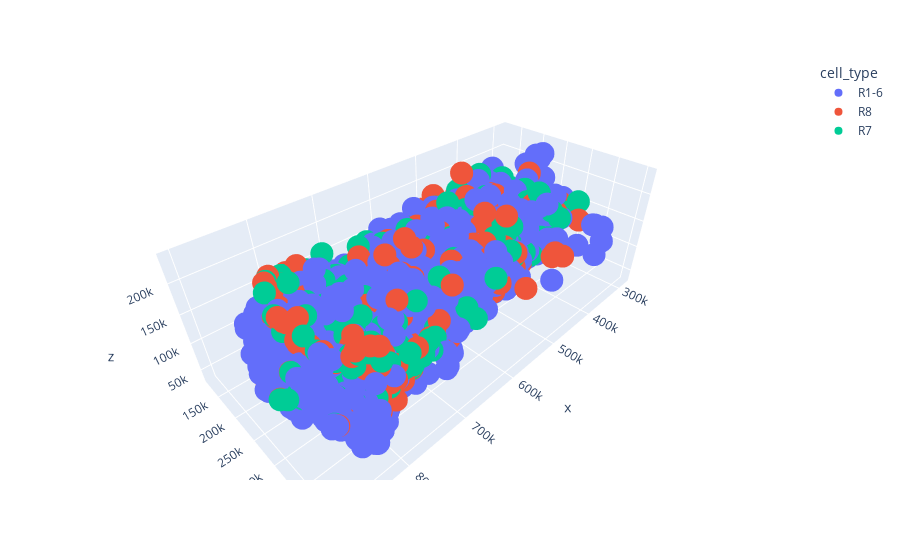

Notebook source saved alongside this figure:
### Code cell
import plotly.express as px
fig = px.scatter_3d(right, x='x', y='y', z='z', color='cell_type')
fig.show()

### Figure 1 — Plotly figure (JSON) as saved in the notebook; plotly's stock layout.template omitted (floating-point values rounded to 4 significant figures; data arrays with more than 128 entries replaced by an {"elided": "..."} marker saying what was removed)
{"data": [{"hovertemplate": "cell_type=R1-6<br>x=%{x}<br>y=%{y}<br>z=%{z}<extra></extra>", "legendgroup": "R1-6", "marker": {"color": "#636efa", "symbol": "circle"}, "mode": "markers", "name": "R1-6", "scene": "scene", "showlegend": true, "type": "scatter3d", "x": {"elided": "4029 float values"}, "y": {"elided": "4029 float values"}, "z": {"elided": "4029 float values"}}, {"hovertemplate": "cell_type=R8<br>x=%{x}<br>y=%{y}<br>z=%{z}<extra></extra>", "legendgroup": "R8", "marker": {"color": "#EF553B", "symbol": "circle"}, "mode": "markers", "name": "R8", "scene": "scene", "showlegend": true, "type": "scatter3d", "x": {"elided": "654 float values"}, "y": {"elided": "654 float values"}, "z": {"elided": "654 float values"}}, {"hovertemplate": "cell_type=R7<br>x=%{x}<br>y=%{y}<br>z=%{z}<extra></extra>", "legendgroup": "R7", "marker": {"color": "#00cc96", "symbol": "circle"}, "mode": "markers", "name": "R7", "scene": "scene", "showlegend": true, "type": "scatter3d", "x": {"elided": "671 float values"}, "y": {"elided": "671 float values"}, "z": {"elided": "671 float values"}}], "layout": {"legend": {"title": {"text": "cell_type"}, "tracegroupgap": 0}, "margin": {"t": 60}, "scene": {"domain": {"x": [0, 1], "y": [0, 1]}, "xaxis": {"title": {"text": "x"}}, "yaxis": {"title": {"text": "y"}}, "zaxis": {"title": {"text": "z"}}}}}
